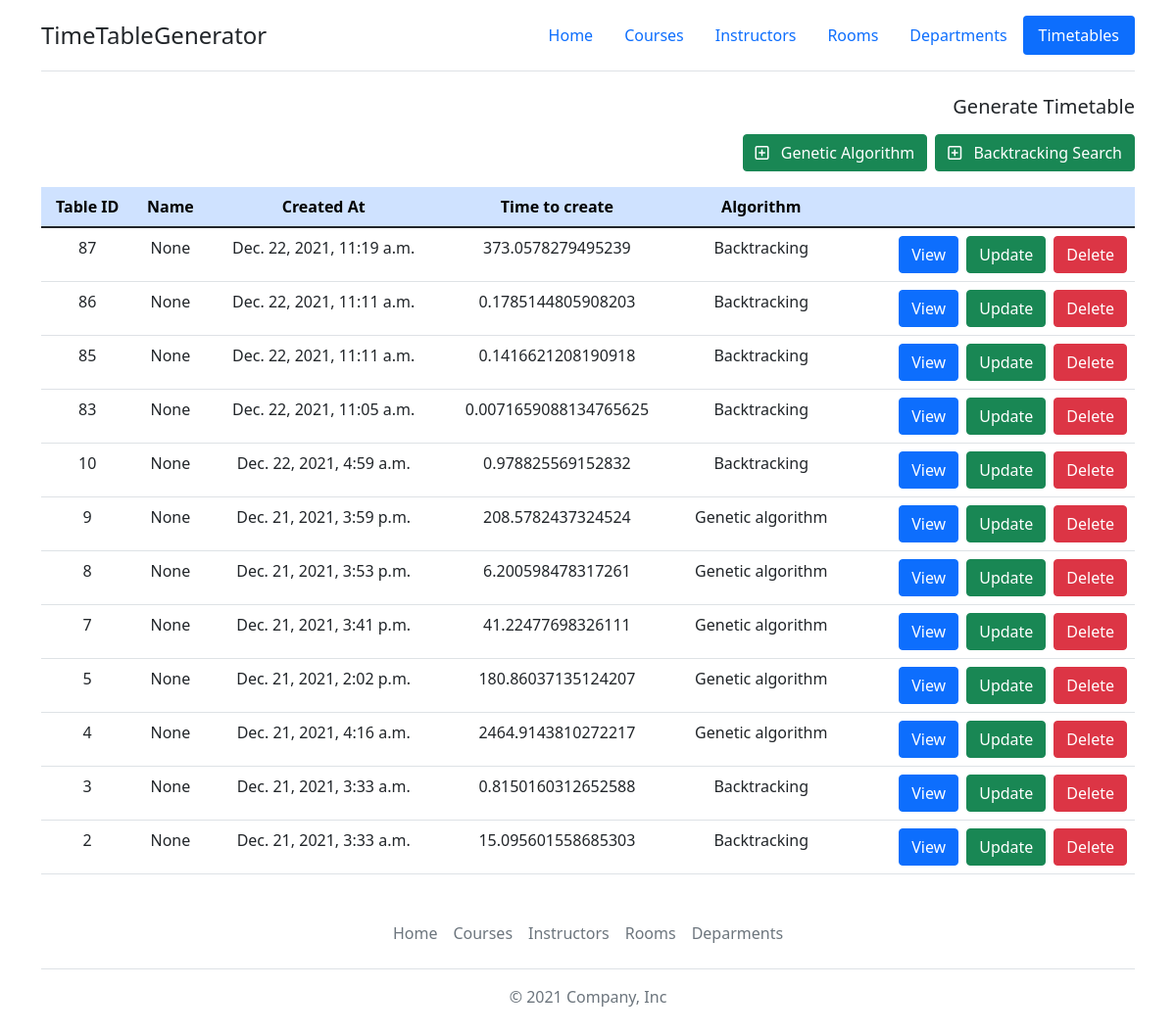
Before: /timetable/list-timetables/ with the older database file.
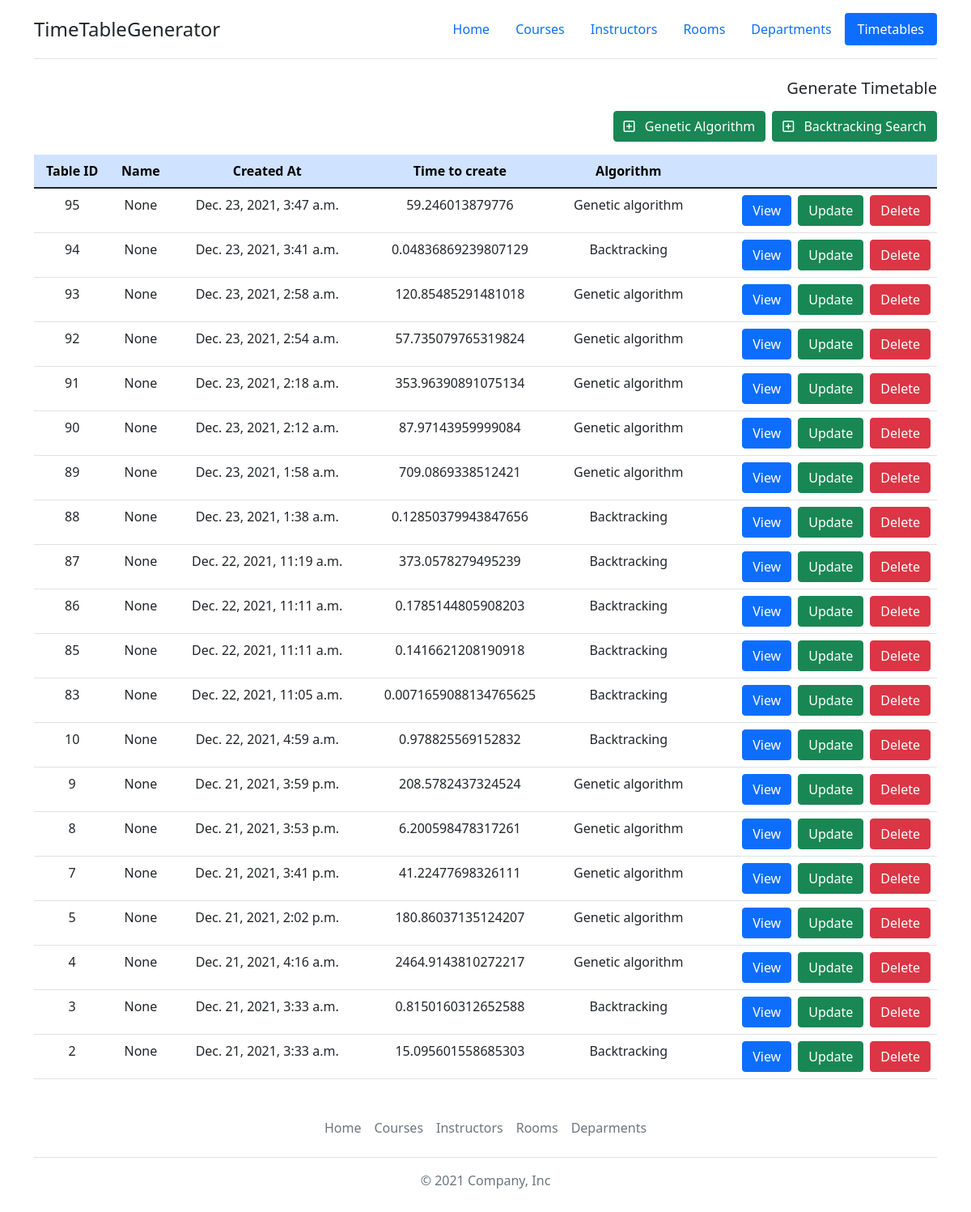
After: the same page with the newer database file.
### Timetable/models.py (models this page shows, shortened)
class Timetable(models.Model):
    timetable_id = models.AutoField(primary_key=True)
    name = models.CharField(max_length=20, null=True)
    timestamp = models.DateTimeField(auto_now_add=True, null=True)
    time_to_create = models.FloatField(default=0)
    algorithm = models.CharField(max_length=50, null=True)

### Timetable/views.py (the view)
# urls.py: path('list-timetables/', views.listTimetables, name='timetables'),
def listTimetables(request):
    timetables = Timetable.objects.all()
    lst_timetable = []
    for timetable in timetables:
        lst_timetable.append(timetable)
    lst_timetable.sort(key=lambda tb: tb.timetable_id * -1)
    context = {'timetables': lst_timetable}
    return render(request, 'timetables.html', context)

### Timetable/templates/timetables.html (shortened to what this page needs)
{% extends 'base.html' %}
{% load static %}
{% block navbar %}
<header class="d-flex flex-wrap justify-content-center py-3 mb-4 border-bottom">
    <a href="{% url 'home' %}" class="d-flex align-items-center mb-3 mb-md-0 me-md-auto text-dark text-decoration-none">
        <span class="fs-4">TimeTableGenerator</span>
    </a>
    <ul class="nav nav-pills">
        <li class="nav-item"><a href="{% url 'home' %}" class="nav-link">Home</a></li>
        <li class="nav-item"><a href="{% url 'courses' %}" class="nav-link">Courses</a></li>
        <li class="nav-item"><a href="{% url 'instructors' %}" class="nav-link">Instructors</a></li>
        <li class="nav-item"><a href="{% url 'rooms' %}" class="nav-link">Rooms</a></li>
        <li class="nav-item"><a href="{% url 'departments' %}" class="nav-link">Departments</a></li>
        <li calss="nav-item"><a href="{% url 'timetables' %}" class="nav-link active" aria-current="page">Timetables</a></li>
    </ul>
</header>
{% endblock %}
{% block content %}
<div class="container" style="min-height: 70vh;">
    <div class="table-responsive-lg">
        <h5 class="text-end">Generate Timetable</h5>
        <div class="d-flex justify-content-end my-2">
            <a href="{% url 'generateTimetableGA' %}" class="btn btn-success float-end my-2 me-2">
                <i class="far fa-plus-square me-2"></i>
                Genetic Algorithm
            </a>
            <a href="{% url 'generateTimetableCSP' %}" class="btn btn-success float-end my-2">
                <i class="far fa-plus-square me-2"></i>
                Backtracking Search
            </a>
        </div>
        <table class="table table-hover">
            <thead>
                <tr class="table-primary">
                    <th class="text-center" scope="col">Table ID</th>
                    <th class="text-center" scope="col">Name</th>
                    <th class="text-center" scope="col">Created At</th>
                    <th class="text-center" scope="col">Time to create</th>
                    <th class="text-center" scope="col">Algorithm</th>
                    <th scope="col"> </th>
                </tr>
            </thead>
            <tbody>
                {% for timetable in timetables %}
                    <tr>
                        <td class="text-center">{{ timetable.timetable_id }}</td>
                        <td class="text-center">{{ timetable.name }}</td>
                        <td class="text-center">{{ timetable.timestamp }}</td>
                        <td class="text-center">{{ timetable.time_to_create }}</td>
                        <td class="text-center">{{ timetable.algorithm }}</td>
                        <td>
                            <div class="d-flex justify-content-end">
                                <a class="btn btn-primary me-2" href ="{% url 'viewTimetable' timetable.timetable_id %}">View</a>
                                <a class="btn btn-success me-2" href="{% url 'updateTimetable' timetable.timetable_id %}">Update</a>
                                <form action="{% url 'deleteTimetable' timetable.timetable_id %}" method="POST">
                                    <button class="btn btn-danger" type="submit">Delete</button>
                                </form>
                            </div>
                        </td>
                    </tr>
                {% endfor %}
            </tbody>
        </table>
    </div>
</div>
{% endblock %}

Changed rows visible on the page:
added Timetable: timetable_id "95", name "None", timestamp "Dec. 23, 2021, 3:47 a.m.", time_to_create "59.246013879776", algorithm "Genetic algorithm"
added Timetable: timetable_id "94", name "None", timestamp "Dec. 23, 2021, 3:41 a.m.", time_to_create "0.04836869239807129", algorithm "Backtracking"
added Timetable: timetable_id "93", name "None", timestamp "Dec. 23, 2021, 2:58 a.m.", time_to_create "120.85485291481018", algorithm "Genetic algorithm"
added Timetable: timetable_id "92", name "None", timestamp "Dec. 23, 2021, 2:54 a.m.", time_to_create "57.735079765319824", algorithm "Genetic algorithm"
added Timetable: timetable_id "91", name "None", timestamp "Dec. 23, 2021, 2:18 a.m.", time_to_create "353.96390891075134", algorithm "Genetic algorithm"
added Timetable: timetable_id "90", name "None", timestamp "Dec. 23, 2021, 2:12 a.m.", time_to_create "87.97143959999084", algorithm "Genetic algorithm"
added Timetable: timetable_id "89", name "None", timestamp "Dec. 23, 2021, 1:58 a.m.", time_to_create "709.0869338512421", algorithm "Genetic algorithm"
added Timetable: timetable_id "88", name "None", timestamp "Dec. 23, 2021, 1:38 a.m.", time_to_create "0.12850379943847656", algorithm "Backtracking"
